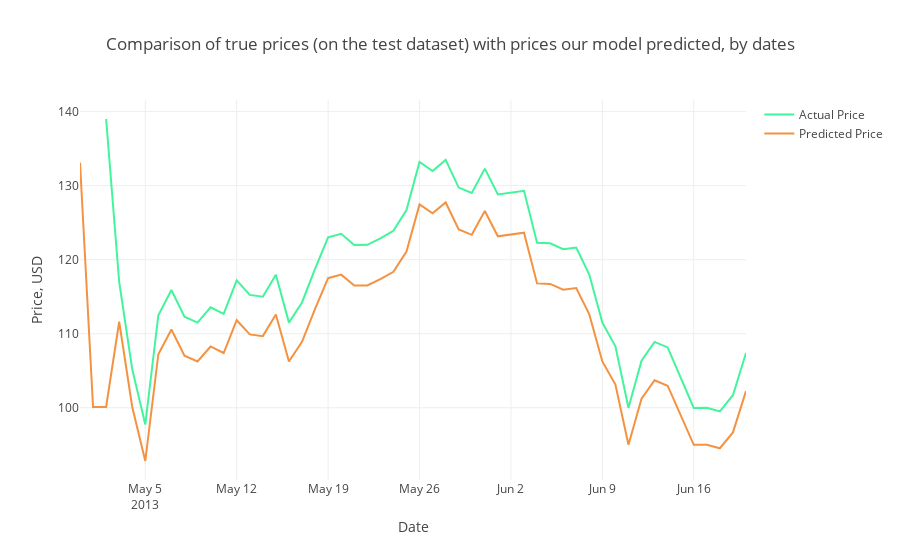

This figure's notebook cell:
### Code cell
Test_Dates = Daily_Price[len(Daily_Price)-days_from_train:].index

trace1 = go.Scatter(x=Test_Dates, y=Y_test2_inverse, name= 'Actual Price',
                   line = dict(color = ('rgb(66, 244, 155)'),width = 2))
trace2 = go.Scatter(x=Test_Dates, y=prediction2_inverse, name= 'Predicted Price',
                   line = dict(color = ('rgb(244, 146, 65)'),width = 2))
data = [trace1, trace2]
layout = dict(title = 'Comparison of true prices (on the test dataset) with prices our model predicted, by dates',
             xaxis = dict(title = 'Date'), yaxis = dict(title = 'Price, USD'))
fig = dict(data=data, layout=layout)
py.iplot(fig, filename='results_demonstrating1')
